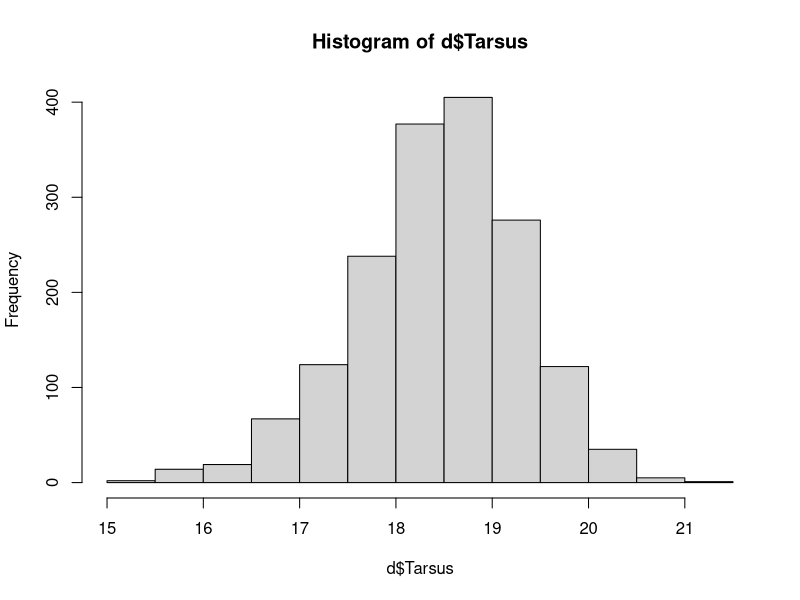
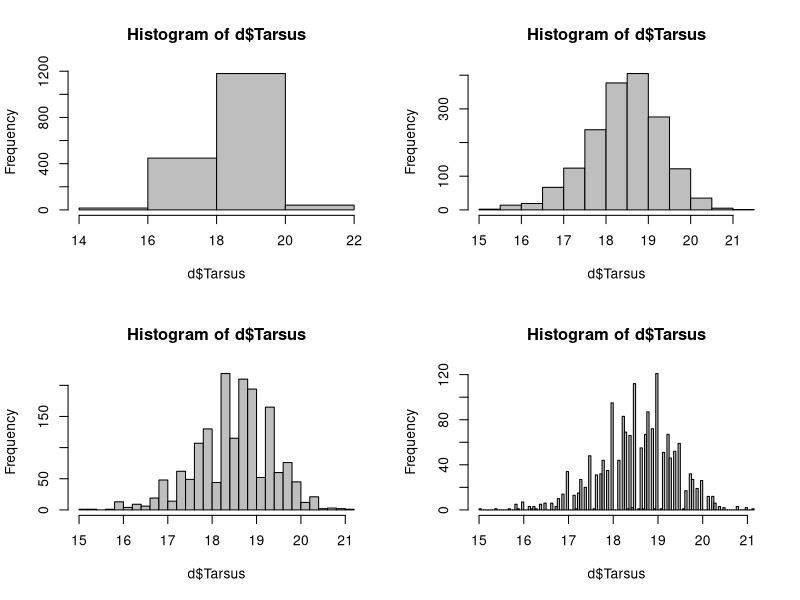
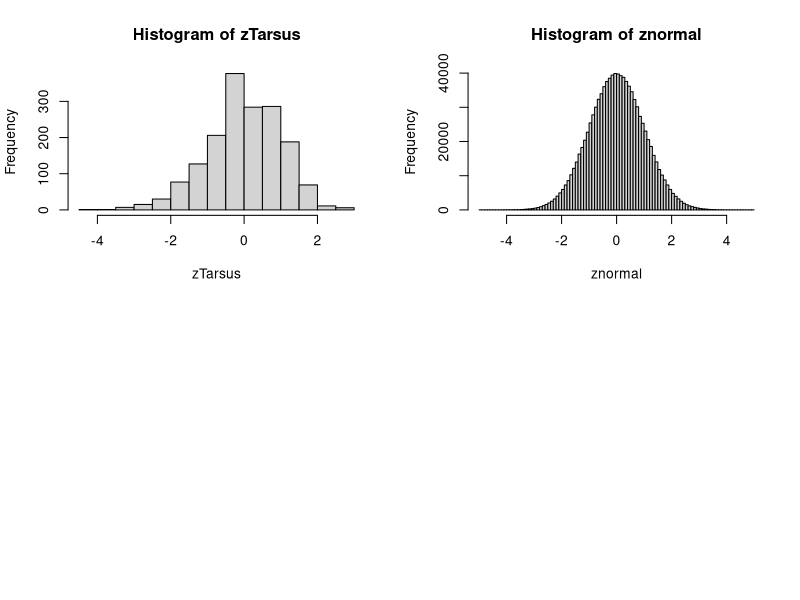

Write the R code that produced these figures, in order. (Note: this script raises an error after producing the figures.)
rm(list=ls())
graphics.off()
d<-read.table("../data/SparrowSize.txt", header=TRUE)
str(d)
names(d)
head(d)
length(d$Tarsus)
hist(d$Tarsus)
mean(d$Tarsus)
mean(d$Tarsus, na.rm = TRUE)
median(d$Tarsus, na.rm = TRUE)
mode(d$Tarsus)
par(mfrow = c(2, 2))
hist(d$Tarsus, breaks = 3, col="grey")
hist(d$Tarsus, breaks = 10, col="grey")
hist(d$Tarsus, breaks = 30, col="grey")
hist(d$Tarsus, breaks = 100, col="grey")
head(table(d$Tarsus))
d$Tarsus.rounded<-round(d$Tarsus, digits=1)
head(d$Tarsus.rounded)
require(dplyr)
TarsusTally <- d %>% count(Tarsus.rounded, sort=TRUE)
TarsusTally
d2<-subset(d, d$Tarsus!="NA")
length(d$Tarsus)-length(d2$Tarsus)
TarsusTally <- d2 %>% count(Tarsus.rounded, sort=TRUE)
TarsusTally
TarsusTally[1]
TarsusTally[2]
TarsusTally[[1]]
TarsusTally[[1]][1]
mean(d$Tarsus, na.rm = TRUE)
median(d$Tarsus, na.rm = TRUE)
TarsusTally[[1]][1]
range(d$Tarsus, na.rm = TRUE)
range(d2$Tarsus, na.rm = TRUE)
var(d$Tarsus, na.rm = TRUE)
var(d2$Tarsus, na.rm = TRUE)
sum((d2$Tarsus - mean(d2$Tarsus))^2)/(length(d2$Tarsus) - 1)
var(d2$Tarsus)
sqrt(var(d2$Tarsus))
sqrt(0.74)
sd(d2$Tarsus)
zTarsus <- (d2$Tarsus - mean(d2$Tarsus))/sd(d2$Tarsus)
var(zTarsus)
sd(zTarsus)
hist(zTarsus)
znormal <- rnorm(1e+06)
hist(znormal, breaks = 100)
summary(znormal)
qnorm(c(0.025, 0.975))
pnorm(.Last.value)
par(mfrow = c(1, 2))
hist(znormal, breaks = 100)
abline(v = qnorm(c(0.25, 0.5, 0.75)), lwd = 2)
abline(v = qnorm(c(0.025, 0.975)), lwd = 2, lty = "dashed")
plot(density(znormal))
abline(v = qnorm(c(0.25, 0.5, 0.75)), col = "gray")
abline(v = qnorm(c(0.025, 0.975)), lty = "dotted", col = "black")
abline(h = 0, lwd = 3, col = "blue")
text(2, 0.3, "1.96", col = "red", adj = 0)
text(-2, 0.3, "-1.96", col = "red", adj = 1)

